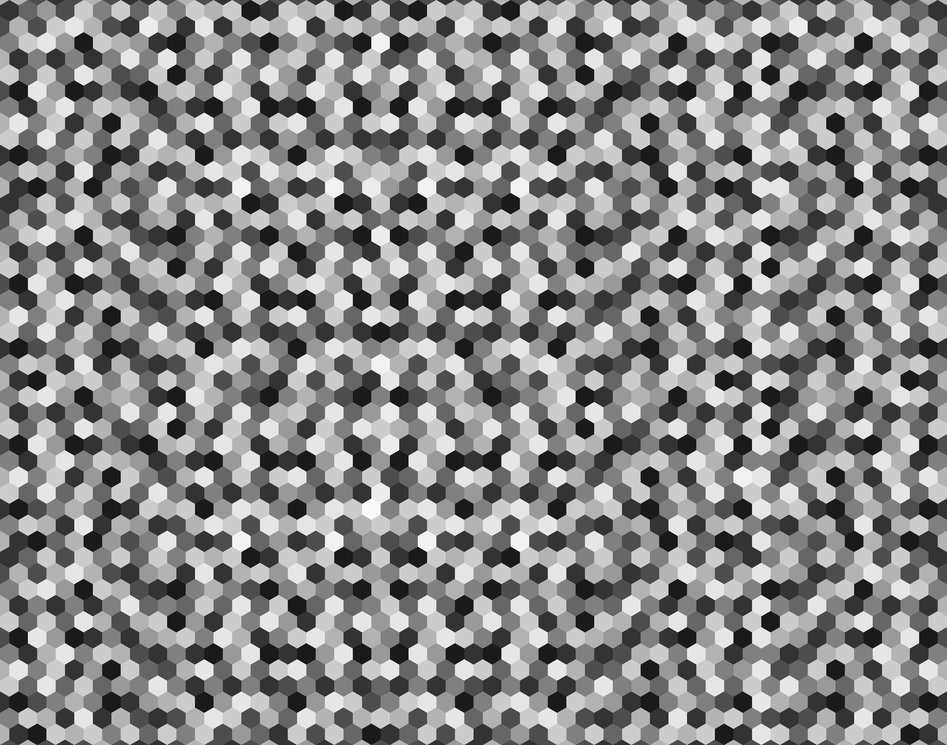
%> input picture SmallHexW51.png, 947 x 745 px, shrunk from 7402 x 5824 before the run
$ octave --eval "result = CreateRdmDomain('../SmallHexW51.png');"   (GNU Octave 9; MATLAB toolbox functions it lacks are replaced by stand-ins)
%> lines starting %> are read from the running program, lines starting %| are printed output that depends on the picture
function [RdmsIMG]=CreateRdmDomain(DomainInput)
%> called with DomainInput = '../SmallHexW51.png'
%% to open a predefined domain
IMG=imread(DomainInput); % give name of image
%> IMG is the input picture: size 745x947x3 uint8; min 1, max 255, mean 135.2

sprintf('Be patient! Randomization of flow domain may take a few minutes')
%% to zoom on polygon region
IMG=double(rgb2gray(IMG(30:end-30,3:end-3, :)));% to sharpen the edges
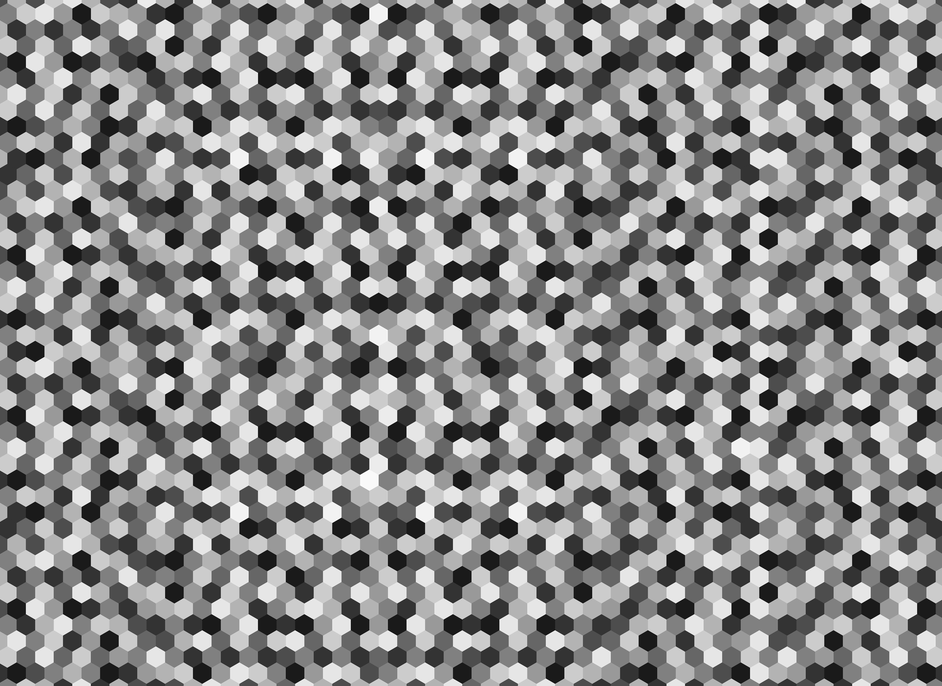
%> IMG: size 686x942 double; min 1, max 255, mean 135.1
IMG=abs((IMG-min(min(IMG)))./(max(max(IMG))-min(min(IMG)))); % to normalize gray value between zero and one
IMG(IMG<0.001)=0.001;  % to impose the smallest value to a value bigger than zero
%> IMG: size 686x942 double; min 0.001, max 1, mean 0.528

%% to sharpen the domain and remove noises
[a,b]=hist(IMG(:),unique(IMG));
%> a = 255 values, max 59919 at index 204, min 1 at index 1, mean 2534.2; b = 255 values from 0.001 to 1
%> (the run ends here)
